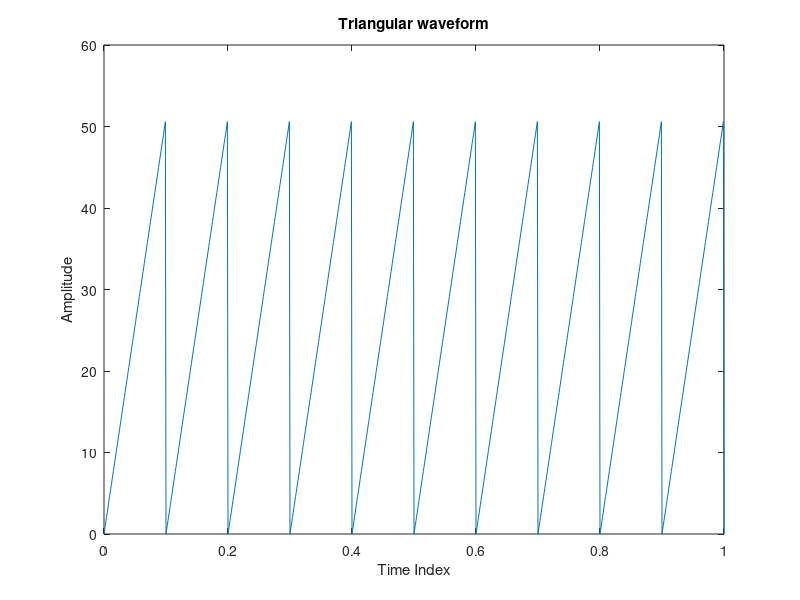

Write the MATLAB code that produced this figure.
%nn = 3
%tt=0:nn/1024:nn;
%balle=511+511*sawtooth(tt,0.5);
%plot(balle);

a=511
T=0.1
t=[0:0.001:1];
y=a*mod(t,T);
plot(t,y);
ylabel ('Amplitude');
xlabel ('Time Index');
title('Triangular waveform');
